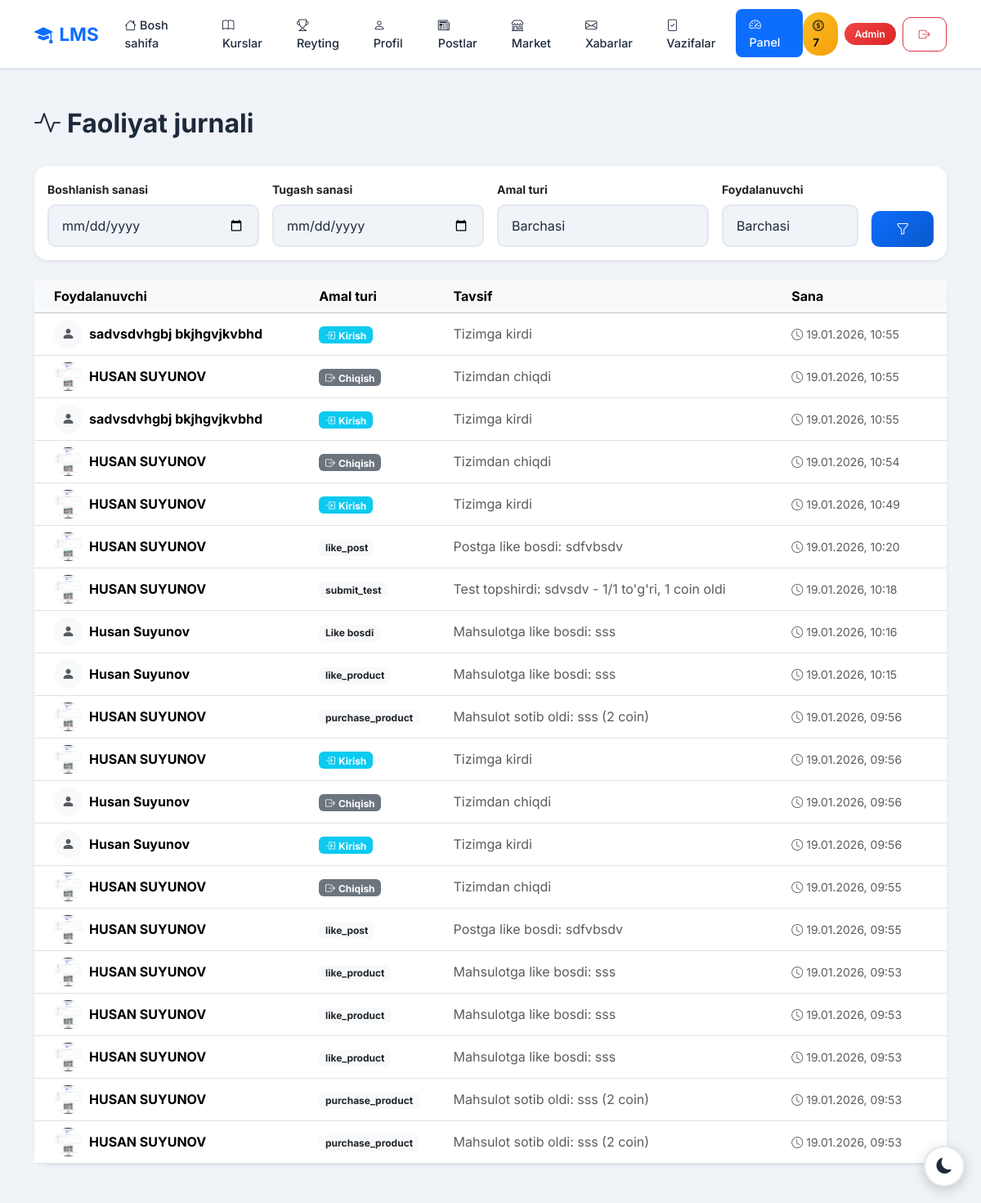
/dashboard/activities/ (signed in), run on an earlier commit of the app's database.
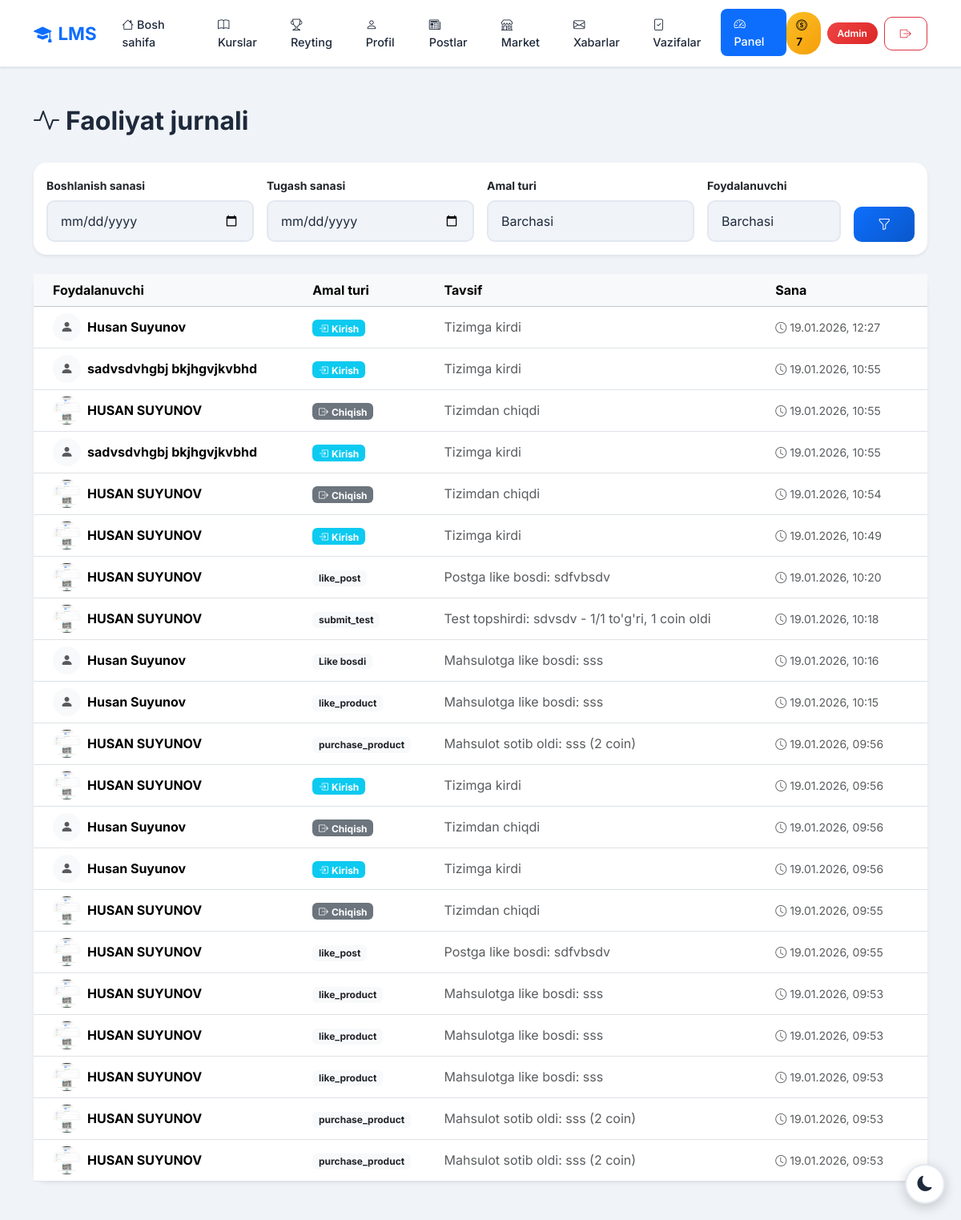
And on a later commit of the database.
### accounts/models.py (models this page shows, shortened)
class CustomUser(AbstractUser):
    ROLE_CHOICES = (
        ('admin', 'Admin'),
        ('teacher', 'O\'qituvchi'),
        ('student', 'O\'quvchi'),
    )
    first_name = models.CharField(max_length=100, verbose_name="Ism")
    last_name = models.CharField(max_length=100, verbose_name="Familiya")
    phone = models.CharField(max_length=20, unique=True, verbose_name="Telefon raqam")
    role = models.CharField(max_length=20, choices=ROLE_CHOICES, default='student', verbose_name="Rol")
    photo = models.ImageField(upload_to='profiles/', blank=True, null=True, verbose_name="Profil rasmi")
    profession = models.ForeignKey(Profession, on_delete=models.SET_NULL, null=True, blank=True, related_name='students', verbose_name="Yo'nalish")
    is_blocked = models.BooleanField(default=False, verbose_name="Bloklangan")
    last_activity = models.DateTimeField(null=True, blank=True, verbose_name="Oxirgi faollik")
    bio = models.TextField(blank=True, null=True, verbose_name="O'zi haqida")
    coins = models.IntegerField(default=0, verbose_name="Coinlar")
    total_online_time = models.IntegerField(default=0, verbose_name="Jami online vaqt (daqiqa)")
    address = models.CharField(max_length=300, blank=True, null=True, verbose_name="Yashash manzili")
    birth_date = models.DateField(null=True, blank=True, verbose_name="Tug'ilgan kuni")
    id_card = models.FileField(upload_to='documents/id_cards/', blank=True, null=True, verbose_name="ID karta/Pasport")
    birth_certificate = models.FileField(upload_to='documents/birth_certificates/', blank=True, null=True, verbose_name="Tug'ilganlik haqida guvohnoma")
    @property
    def is_admin(self):
        return self.role == 'admin'
    @property
    def is_teacher(self):
        return self.role == 'teacher'
    @property
    def full_name(self):
        return f"{self.first_name} {self.last_name}"
    class Meta:
        verbose_name = "Foydalanuvchi"
        verbose_name_plural = "Foydalanuvchilar"

class ActivityLog(models.Model):
    ACTION_TYPES = (
        ('login', 'Tizimga kirdi'),
        ('logout', 'Tizimdan chiqdi'),
        ('like_post', 'Postga like bosdi'),
        ('comment_post', 'Postga izoh qoldirdi'),
        ('like_product', 'Mahsulotga like bosdi'),
        ('comment_product', 'Mahsulotga izoh qoldirdi'),
        ('submit_homework', 'Vazifa topshirdi'),
        ('homework_graded', 'Vazifasi baholandi'),
        ('submit_test', 'Test topshirdi'),
        ('watch_video', 'Video ko\'rdi'),
        ('enroll_course', 'Kursga yozildi'),
        ('purchase_product', 'Mahsulot sotib oldi'),
        ('earn_coins', 'Coin oldi'),
    )
    user = models.ForeignKey(CustomUser, on_delete=models.CASCADE, related_name='activities')
    action_type = models.CharField(max_length=30, choices=ACTION_TYPES)
    description = models.TextField(verbose_name="Tavsif")
    ip_address = models.GenericIPAddressField(null=True, blank=True)
    created_at = models.DateTimeField(auto_now_add=True)
    class Meta:
        ordering = ['-created_at']
        verbose_name = "Faollik"
        verbose_name_plural = "Faolliklar"

### accounts/views.py (the view)
# urls.py: path('dashboard/activities/', views.admin_activities, name='admin_activities'),
@login_required
def admin_activities(request):
    if not request.user.is_admin:
        return redirect('home')
    activities = ActivityLog.objects.all().select_related('user')
    date_from = request.GET.get('date_from')
    date_to = request.GET.get('date_to')
    action_type = request.GET.get('action_type')
    user_id = request.GET.get('user')
    if date_from:
        from datetime import datetime
        date_from = datetime.strptime(date_from, '%Y-%m-%d')
        activities = activities.filter(created_at__date__gte=date_from)
    if date_to:
        from datetime import datetime
        date_to = datetime.strptime(date_to, '%Y-%m-%d')
        activities = activities.filter(created_at__date__lte=date_to)
    if action_type:
        activities = activities.filter(action_type=action_type)
    if user_id:
        activities = activities.filter(user_id=user_id)
    users = CustomUser.objects.all()
    action_types = ActivityLog.ACTION_TYPES
    return render(request, 'accounts/admin/activities.html', {
        'activities': activities[:500],
        'users': users,
        'action_types': action_types,
    })

### accounts/templates/accounts/admin/activities.html (shortened to what this page needs)
{% extends 'accounts/base.html' %}
{% block content %}
<div class="container py-5">
    <div class="d-flex justify-content-between align-items-center mb-4">
        <h2 class="fw-bold" style="color: var(--text);">
            <i class="bi bi-activity me-2"></i>Faoliyat jurnali
        </h2>
    </div>
    <div class="card border-0 shadow-sm mb-4">
        <div class="card-body">
            <form method="get" class="row g-3 align-items-end">
                <div class="col-md-3">
                    <label for="date_from" class="form-label small fw-bold">Boshlanish sanasi</label>
                    <input type="date" name="date_from" id="date_from" class="form-control"
                        value="{{ request.GET.date_from }}">
                </div>
                <div class="col-md-3">
                    <label for="date_to" class="form-label small fw-bold">Tugash sanasi</label>
                    <input type="date" name="date_to" id="date_to" class="form-control"
                        value="{{ request.GET.date_to }}">
                </div>
                <div class="col-md-3">
                    <label for="action_type" class="form-label small fw-bold">Amal turi</label>
                    <select name="action_type" id="action_type" class="form-select">
                        <option value="">Barchasi</option>
                    </select>
                </div>
                <div class="col-md-2">
                    <label for="user" class="form-label small fw-bold">Foydalanuvchi</label>
                    <select name="user" id="user" class="form-select">
                        <option value="">Barchasi</option>
                    </select>
                </div>
                <div class="col-md-1">
                    <button type="submit" class="btn btn-primary w-100">
                        <i class="bi bi-funnel"></i>
                    </button>
                </div>
            </form>
        </div>
    </div>
    <div class="card border-0 shadow-sm">
        <div class="card-body p-0">
            <div class="table-responsive">
                <table class="table table-hover mb-0">
                    <thead class="table-light">
                        <tr>
                            <th class="ps-4">Foydalanuvchi</th>
                            <th>Amal turi</th>
                            <th>Tavsif</th>
                            <th class="pe-4">Sana</th>
                        </tr>
                    </thead>
                    <tbody>
                        {% for activity in activities %}
                        <tr>
                            <td class="ps-4 align-middle">
                                <div class="d-flex align-items-center gap-2">
                                    {% if activity.user.photo %}
                                    <img src="{{ activity.user.photo.url }}" class="rounded-circle" width="35" height="35" style="object-fit: cover;">
                                    {% else %}
                                    <div class="rounded-circle bg-light d-flex align-items-center justify-content-center" style="width: 35px; height: 35px;">
                                        <i class="bi bi-person-fill text-muted"></i>
                                    </div>
                                    {% endif %}
                                    <span class="fw-bold">{{ activity.user.full_name }}</span>
                                </div>
                            </td>
                            <td class="align-middle">
                                {% if activity.action_type == 'login' %}
                                <span class="badge bg-info"><i class="bi bi-box-arrow-in-right me-1"></i>Kirish</span>
                                {% elif activity.action_type == 'logout' %}
                                <span class="badge bg-secondary"><i class="bi bi-box-arrow-right me-1"></i>Chiqish</span>
                                {% elif activity.action_type == 'like' %}
                                <span class="badge bg-danger"><i class="bi bi-heart-fill me-1"></i>Like</span>
                                {% elif activity.action_type == 'comment' %}
                                <span class="badge bg-primary"><i class="bi bi-chat-fill me-1"></i>Izoh</span>
                                {% elif activity.action_type == 'purchase' %}
                                <span class="badge bg-success"><i class="bi bi-cart-fill me-1"></i>Xarid</span>
                                {% elif activity.action_type == 'coin_earned' %}
                                <span class="badge bg-warning text-dark"><i class="bi bi-coin me-1"></i>Coin olish</span>
                                {% elif activity.action_type == 'coin_spent' %}
                                <span class="badge bg-dark"><i class="bi bi-coin me-1"></i>Coin sarflash</span>
                                {% elif activity.action_type == 'lesson_complete' %}
                                <span class="badge bg-success"><i class="bi bi-check-circle me-1"></i>Dars tugatish</span>
                                {% elif activity.action_type == 'homework_submit' %}
                                <span class="badge bg-purple"><i class="bi bi-file-earmark-check me-1"></i>Vazifa</span>
                                {% else %}
                                <span class="badge bg-light text-dark">{{ activity.action_type }}</span>
                                {% endif %}
                            </td>
                            <td class="align-middle text-muted">{{ activity.description }}</td>
                            <td class="align-middle pe-4">
                                <small class="text-muted">
                                    <i class="bi bi-clock me-1"></i>{{ activity.created_at|date:"d.m.Y, H:i" }}
                                </small>
                            </td>
                        </tr>
                        {% endfor %}
                    </tbody>
                </table>
            </div>
        </div>
    </div>
</div>
{% endblock %}

### accounts/templates/accounts/base.html (shortened to what this page needs)
<!DOCTYPE html>
<html lang="uz" data-bs-theme="light">
<head>
    <link href="https://cdn.jsdelivr.net/npm/bootstrap@5.3.2/dist/css/bootstrap.min.css" rel="stylesheet">
    <link href="https://cdn.jsdelivr.net/npm/bootstrap-icons@1.11.1/font/bootstrap-icons.css" rel="stylesheet">
</head>
<body>
    <div class="theme-toggle">
        <button class="btn" id="themeToggle">
            <i class="bi bi-moon-fill" id="themeIcon"></i>
        </button>
    </div>
    {% if user.is_authenticated %}
    <nav class="navbar navbar-expand-lg sticky-top">
        <div class="container">
            <a class="navbar-brand" href="{% url 'home' %}">
                <i class="bi bi-mortarboard-fill me-2"></i>LMS
            </a>
            <div class="collapse navbar-collapse" id="navbarNav">
                <ul class="navbar-nav me-auto mb-2 mb-lg-0">
                    <li class="nav-item">
                        <a class="nav-link {% if request.resolver_match.url_name == 'home' %}active{% endif %}"
                            href="{% url 'home' %}">
                            <i class="bi bi-house me-1"></i>Bosh sahifa
                        </a>
                    </li>
                    <li class="nav-item">
                        <a class="nav-link {% if request.resolver_match.url_name and 'profession' in request.resolver_match.url_name %}active{% endif %}"
                            href="{% url 'professions' %}">
                            <i class="bi bi-book me-1"></i>Kurslar
                        </a>
                    </li>
                    <li class="nav-item">
                        <a class="nav-link {% if request.resolver_match.url_name == 'leaderboard' %}active{% endif %}"
                            href="{% url 'leaderboard' %}">
                            <i class="bi bi-trophy me-1"></i>Reyting
                        </a>
                    </li>
                    <li class="nav-item">
                        <a class="nav-link {% if request.resolver_match.url_name and 'profile' in request.resolver_match.url_name %}active{% endif %}"
                            href="{% url 'profile' %}">
                            <i class="bi bi-person me-1"></i>Profil
                        </a>
                    </li>
                    <li class="nav-item">
                        <a class="nav-link {% if request.resolver_match.app_names and 'blog' in request.resolver_match.app_names %}active{% endif %}"
                            href="{% url 'blog:post_list' %}">
                            <i class="bi bi-newspaper me-1"></i>Postlar
                        </a>
                    </li>
                    <li class="nav-item">
                        <a class="nav-link {% if 'market' in request.resolver_match.url_name %}active{% endif %}"
                            href="{% url 'market_list' %}">
                            <i class="bi bi-shop me-1"></i>Market
                        </a>
                    </li>
                    <li class="nav-item">
                        <a class="nav-link {% if request.resolver_match.url_name == 'messages' %}active{% endif %}"
                            href="{% url 'messages' %}">
                            <i class="bi bi-envelope me-1"></i>Xabarlar
                        </a>
                    </li>
                    {% if user.is_teacher or user.is_admin %}
                    <li class="nav-item">
                        <a class="nav-link {% if request.resolver_match.url_name == 'homework_submissions' %}active{% endif %}"
                            href="{% url 'homework_submissions' %}">
                            <i class="bi bi-file-check me-1"></i>Vazifalar
                        </a>
                    </li>
                    {% endif %}
                    {% if user.is_admin %}
                    <li class="nav-item">
                        <a class="nav-link {% if 'dashboard' in request.path %}active{% endif %}"
                            href="{% url 'admin_dashboard' %}">
                            <i class="bi bi-speedometer2 me-1"></i>Panel
                        </a>
                    </li>
                    {% endif %}
                </ul>
                <div class="d-flex align-items-center gap-2">
                    <span class="coin-badge">
                        <i class="bi bi-coin me-1"></i>{{ user.coins }}
                    </span>
                    <span class="role-badge role-{{ user.role }}">
                        {% if user.role == 'admin' %}
                        Admin
                        {% elif user.role == 'teacher' %}
                        Ustoz
                        {% else %}
                        O'quvchi
                        {% endif %}
                    </span>
                    <a href="{% url 'logout' %}" class="btn btn-outline-danger btn-sm">
                        <i class="bi bi-box-arrow-right"></i>
                    </a>
                </div>
            </div>
        </div>
    </nav>
    {% endif %}
    <main class="fade-in">
        {% block content %}{% endblock %}
    </main>
</body>
</html>

What changed in the data, as far as the page shows it:
added ActivityLog: user.full_name "Husan Suyunov", action_type "login" (drawn), description "Tizimga kirdi", created_at "19.01.2026, 12:27"
